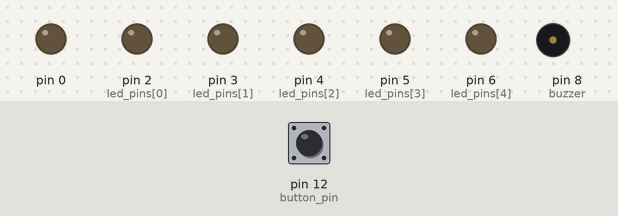
Recording of a sketch running on a simulated Arduino Uno, built with avr-gcc and run on an emulated ATmega328P. Parts: output pins drawn as LEDs (lit = HIGH), buzzer (waves = sounding). The test bench sets the inputs (shaded band); at power-on: pin 12 (button_pin) LOW.

Above: at 1.2 s.
1.3 s: pin 12 (button_pin) pulled HIGH for 0.15 s
At 1.6 s:
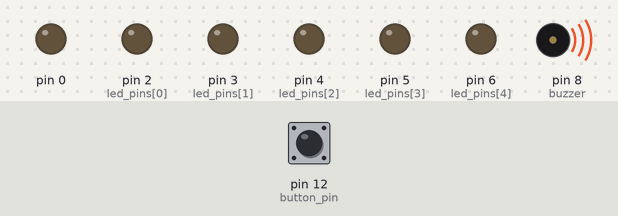
At 2.01 s:
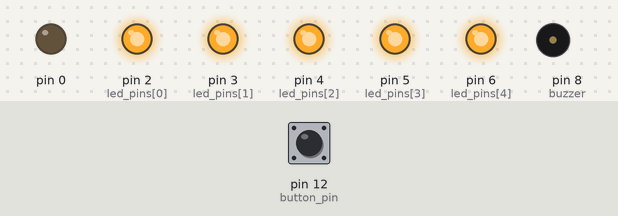
Timing chart, 0 to 10.3 s (numbered marks = the images above; inputs shaded):
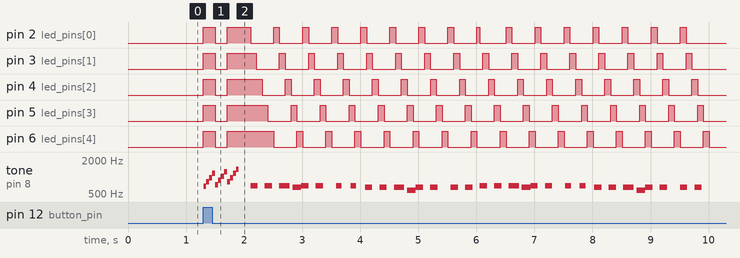

Measured:
- after the input at 1.3 s, pin 2 (led_pins[0]): LOW → HIGH at once, → LOW 0.20 s later, → HIGH 0.20 s later, → LOW 0.40 s later, … (34 changes in this stretch); pin 3 (led_pins[1]): goes HIGH 0.20 s, LOW 0.20 s, HIGH 0.50 s, 15 × (LOW 0.40 s, HIGH 0.10 s), then LOW, starting at once

The sketch:

superstar_ino.ino
```cpp
int led_pins[] = {2,3,4,5,6};
int button_pin = 12;
long led_start = 0;
int led_lit = 0;
const long DELAY = 100;

//gmaj abmaj bbmaj

int buzzer = 8;


int a = 698;
int b = 659;
int c = 622;
int d = 587;
const int songLength = 17;
int song[songLength][3] = {
      {a,125,125},
      {a,125,125},
      {a,175,50},
      {b,150, 0},
      {a,125,125},
      {a,125,225},

      {a,100,150},
      {a,100,150},

      {b,125,125},
      {b,125,125},
      {b,175,50},
      {d,150, 0},
      {b,125,125},
      {b,125,225},

      {b,125,125},
      {b,125,125},

}; // freq, duration,pause


 int freq;
 int duration;
 int rest;
 long noteStart;
 long noteEnd;
 long nextNote;


void setup() {
  for (int i=0; i < 6; i++) {
    pinMode(led_pins[i], OUTPUT);
  }
  pinMode(buzzer, OUTPUT);
  pinMode(button_pin, INPUT);
}

void loop(){

      if(digitalRead(button_pin) == HIGH) {
        powerup();
        delay(200);
        playSong(2);
      }

}
void playSong(int reps){
  for(int r = 0; r < reps; r++){
     for (int i = 0 ; i < songLength; i++){
       freq = song[i][0];
       duration = song[i][1];
       rest = song[i][2];

       noteStart = millis();
       noteEnd = noteStart + duration;
       nextNote = noteEnd + rest;

       tone(buzzer, freq);
       while(millis() < nextNote){
         if (millis() >= noteEnd){
           noTone(buzzer);
         }

         //do something here
         if(millis() - DELAY >= led_start){ //time to change LED
           digitalWrite(led_pins[led_lit], LOW);
           led_lit = (led_lit + 1) % 5;
           led_start = millis();
           digitalWrite(led_pins[led_lit], HIGH);
         }
       }
     }
     digitalWrite(led_pins[led_lit], LOW);
     noTone(buzzer);
  }
}

void powerup() {
  float root = 690;
  float freq;
  float roots[3] = {0, 1.0/12.0, 1/4.0} ;


  for( int i = 0; i < 3; i++) {
    if(i % 2 == 0)
      lightsOn();
    else
      lightsOff();
    for(float j = 0; j < 4; j++) {
        int power_duration = 50;
        freq = root * pow(2.0, roots[i]) * pow(2.0, j/4);
        Serial.println(roots[i]);
        tone(buzzer, freq, power_duration);
        delay(power_duration);
    }
  }

}
void lightsOn(){
  for(int i = 0; i < 5; i++){
    digitalWrite(led_pins[i], HIGH);
  }
}

void lightsOff(){
  for(int i = 0; i < 5; i++){
    digitalWrite(led_pins[i], LOW);
  }
}
```
